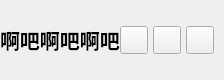
           <widget class="QFrame" name="contentTopBg">
            <property name="minimumSize">
             <size>
              <width>0</width>
              <height>80</height>
             </size>
            </property>
            <property name="maximumSize">
             <size>
              <width>16777215</width>
              <height>80</height>
             </size>
            </property>
            <property name="frameShape">
             <enum>QFrame::NoFrame</enum>
            </property>
            <property name="frameShadow">
             <enum>QFrame::Raised</enum>
            </property>
            <layout class="QHBoxLayout" name="horizontalLayout">
             <property name="spacing">
              <number>0</number>
             </property>
             <property name="leftMargin">
              <number>0</number>
             </property>
             <property name="topMargin">
              <number>0</number>
             </property>
             <property name="rightMargin">
              <number>10</number>
             </property>
             <property name="bottomMargin">
              <number>0</number>
             </property>
             <item>
              <widget class="QFrame" name="leftBox">
               <property name="sizePolicy">
                <sizepolicy hsizetype="Expanding" vsizetype="Preferred">
                 <horstretch>0</horstretch>
                 <verstretch>0</verstretch>
                </sizepolicy>
               </property>
               <property name="frameShape">
                <enum>QFrame::NoFrame</enum>
               </property>
               <property name="frameShadow">
                <enum>QFrame::Raised</enum>
               </property>
               <layout class="QHBoxLayout" name="horizontalLayout_3">
                <property name="spacing">
                 <number>0</number>
                </property>
                <property name="leftMargin">
                 <number>0</number>
                </property>
                <property name="topMargin">
                 <number>0</number>
                </property>
                <property name="rightMargin">
                 <number>0</number>
                </property>
                <property name="bottomMargin">
                 <number>0</number>
                </property>
                <item>
                 <widget class="QLabel" name="titleRightInfo">
                  <property name="sizePolicy">
                   <sizepolicy hsizetype="Preferred" vsizetype="Expanding">
                    <horstretch>0</horstretch>
                    <verstretch>0</verstretch>
                   </sizepolicy>
                  </property>
                  <property name="maximumSize">
                   <size>
                    <width>16777215</width>
                    <height>45</height>
                   </size>
                  </property>
                  <property name="font">
                   <font>
                    <family>Microsoft YaHei UI</family>
                    <pointsize>-1</pointsize>
                    <italic>false</italic>
                    <bold>true</bold>
                   </font>
                  </property>
                  <property name="styleSheet">
                   <string notr="true">font-size:20px;
font-weight:bold;</string>
                  </property>
                  <property name="text">
                   <string>啊吧啊吧啊吧</string>
                  </property>
                  <property name="alignment">
                   <set>Qt::AlignLeading|Qt::AlignLeft|Qt::AlignVCenter</set>
                  </property>
                 </widget>
                </item>
               </layout>
              </widget>
             </item>
             <item alignment="Qt::AlignRight">
              <widget class="QFrame" name="rightButtons">
               <property name="minimumSize">
                <size>
                 <width>0</width>
                 <height>28</height>
                </size>
               </property>
               <property name="frameShape">
                <enum>QFrame::NoFrame</enum>
               </property>
               <property name="frameShadow">
                <enum>QFrame::Raised</enum>
               </property>
               <layout class="QHBoxLayout" name="horizontalLayout_2">
                <property name="spacing">
                 <number>5</number>
                </property>
                <property name="leftMargin">
                 <number>0</number>
                </property>
                <property name="topMargin">
                 <number>0</number>
                </property>
                <property name="rightMargin">
                 <number>0</number>
                </property>
                <property name="bottomMargin">
                 <number>0</number>
                </property>
                <item>
                 <widget class="QPushButton" name="minimizeAppBtn">
                  <property name="minimumSize">
                   <size>
                    <width>28</width>
                    <height>28</height>
                   </size>
                  </property>
                  <property name="maximumSize">
                   <size>
                    <width>28</width>
                    <height>28</height>
                   </size>
                  </property>
                  <property name="cursor">
                   <cursorShape>PointingHandCursor</cursorShape>
                  </property>
                  <property name="toolTip">
                   <string>Minimize</string>
                  </property>
                  <property name="text">
                   <string/>
                  </property>
                  <property name="icon">
                   <iconset resource="resources.qrc">
                    <normaloff>:/icons/images/icons/icon_minimize.png</normaloff>:/icons/images/icons/icon_minimize.png</iconset>
                  </property>
                  <property name="iconSize">
                   <size>
                    <width>20</width>
                    <height>20</height>
                   </size>
                  </property>
                 </widget>
                </item>
                <item>
                 <widget class="QPushButton" name="maximizeRestoreAppBtn">
                  <property name="minimumSize">
                   <size>
                    <width>28</width>
                    <height>28</height>
                   </size>
                  </property>
                  <property name="maximumSize">
                   <size>
                    <width>28</width>
                    <height>28</height>
                   </size>
                  </property>
                  <property name="font">
                   <font>
                    <family>Microsoft YaHei UI</family>
                    <pointsize>10</pointsize>
                    <italic>false</italic>
                    <bold>false</bold>
                    <stylestrategy>PreferDefault</stylestrategy>
                   </font>
                  </property>
                  <property name="cursor">
                   <cursorShape>PointingHandCursor</cursorShape>
                  </property>
                  <property name="toolTip">
                   <string>Maximize</string>
                  </property>
                  <property name="text">
                   <string/>
                  </property>
                  <property name="icon">
                   <iconset resource="resources.qrc">
                    <normaloff>:/icons/images/icons/icon_maximize.png</normaloff>:/icons/images/icons/icon_maximize.png</iconset>
                  </property>
                  <property name="iconSize">
                   <size>
                    <width>20</width>
                    <height>20</height>
                   </size>
                  </property>
                 </widget>
                </item>
                <item>
                 <widget class="QPushButton" name="closeAppBtn">
                  <property name="minimumSize">
                   <size>
                    <width>28</width>
                    <height>28</height>
                   </size>
                  </property>
                  <property name="maximumSize">
                   <size>
                    <width>28</width>
                    <height>28</height>
                   </size>
                  </property>
                  <property name="cursor">
                   <cursorShape>PointingHandCursor</cursorShape>
                  </property>
                  <property name="toolTip">
                   <string>Close</string>
                  </property>
                  <property name="text">
                   <string/>
                  </property>
                  <property name="icon">
                   <iconset resource="resources.qrc">
                    <normaloff>:/icons/images/icons/icon_close.png</normaloff>:/icons/images/icons/icon_close.png</iconset>
                  </property>
                  <property name="iconSize">
                   <size>
                    <width>20</width>
                    <height>20</height>
                   </size>
                  </property>
                 </widget>
                </item>
               </layout>
              </widget>
             </item>
            </layout>
           </widget>
